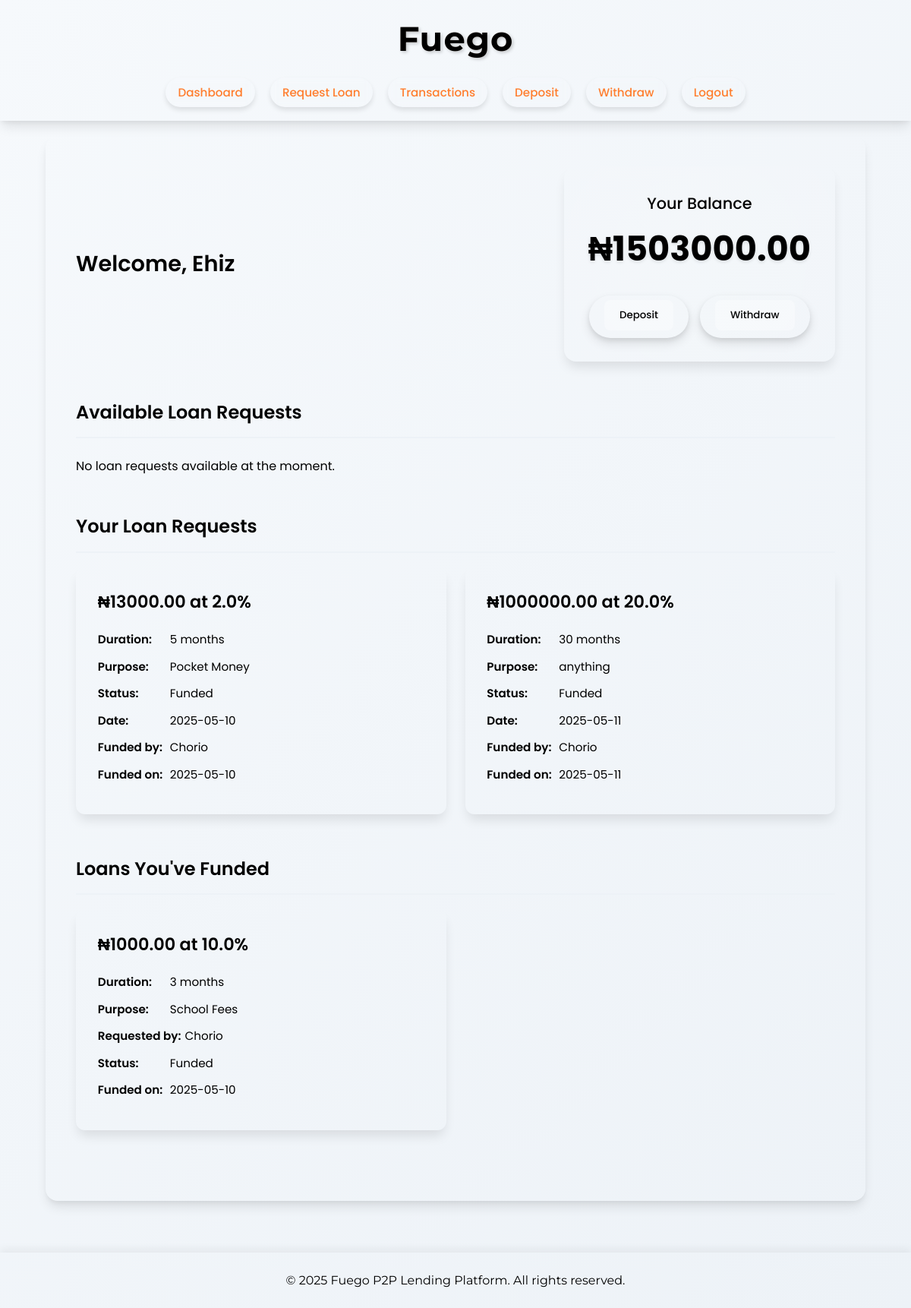
Page /dashboard (signed in) on the committed database.
### app.py (models this page shows)
class User(db.Model):  # Changed from lowercase 'user' to 'User'
    id = db.Column(db.Integer, primary_key=True)
    username = db.Column(db.String(100), unique=True, nullable=False)
    email = db.Column(db.String(120), unique=True, nullable=False)
    password_hash = db.Column(db.String(200), nullable=False)
    balance = db.Column(db.Float, default=0.00)
    created_at = db.Column(db.DateTime, default=datetime.utcnow)
    loans_requested = db.relationship('Loan', backref='requester', lazy=True,
                                    foreign_keys='Loan.requester_id')
    loans_funded = db.relationship('Loan', backref='funder', lazy=True,
                                foreign_keys='Loan.funder_id')
    transactions = db.relationship('Transaction', backref='user', lazy=True)

class Loan(db.Model):
    id = db.Column(db.Integer, primary_key=True)
    amount = db.Column(db.Float, nullable=False)
    interest_rate = db.Column(db.Float, nullable=False)
    duration_months = db.Column(db.Integer, nullable=False)
    purpose = db.Column(db.Text, nullable=False)
    status = db.Column(db.String(20), default='pending')  # pending, funded, repaid, defaulted
    requester_id = db.Column(db.Integer, db.ForeignKey('user.id'), nullable=False)
    funder_id = db.Column(db.Integer, db.ForeignKey('user.id'), nullable=True)
    created_at = db.Column(db.DateTime, default=datetime.utcnow)
    funded_at = db.Column(db.DateTime)
    transactions = db.relationship('Transaction', backref='loan', lazy=True)

### app.py (the view)
    @app.route('/dashboard')
    def dashboard():
        if 'user_id' not in session:
            flash('Please log in to access this page', 'danger')
            return redirect(url_for('login'))
        current_user = User.query.get(session['user_id'])
        loan_requests = Loan.query.filter_by(status='pending').all()
        my_loan_requests = Loan.query.filter_by(requester_id=current_user.id).all()
        my_funded_loans = Loan.query.filter_by(funder_id=current_user.id).all()
        return render_template('dashboard.html',
                              user=current_user,
                              loan_requests=loan_requests,
                              my_loan_requests=my_loan_requests,
                              my_funded_loans=my_funded_loans)

### templates/dashboard.html
{% extends 'base.html' %}
{% block content %}
<div class="dashboard">
    <div class="dashboard-header">
        <h2>Welcome, {{ user.username }}</h2>
        <div class="balance-card">
            <h3>Your Balance</h3>
            <p class="balance-amount">₦{{ "%.2f"|format(user.balance) }}</p>
            <div class="balance-actions">
                <a href="{{ url_for('deposit') }}" class="btn btn-small"><button>Deposit</button></a>
                <a href="{{ url_for('withdraw') }}" class="btn btn-small"><button>Withdraw</button></a>
            </div>
        </div>
    </div>
    <div class="dashboard-section">
        <h3>Available Loan Requests</h3>
        {% if loan_requests %}
        <div class="loan-requests">
            {% for loan in loan_requests %}
            {% if loan.requester_id != user.id %}
            <div class="loan-card">
                <div class="loan-details">
                    <h4>₦{{ "%.2f"|format(loan.amount) }} at {{ loan.interest_rate }}%</h4>
                    <p><strong>Duration:</strong> {{ loan.duration_months }} months</p>
                    <p><strong>Purpose:</strong> {{ loan.purpose }}</p>
                    <p><strong>Requested by:</strong> {{ loan.requester.username }}</p>
                    <p><strong>Date:</strong> {{ loan.created_at.strftime('%Y-%m-%d') }}</p>
                </div>
                <div class="loan-actions">
                    <a href="{{ url_for('fund_loan', loan_id=loan.id) }}" class="btn btn-primary"><button>Fund This Loan</button></a>
                </div>
            </div>
            {% endif %}
            {% endfor %}
        </div>
        {% else %}
        <p>No loan requests available at the moment.</p>
        {% endif %}
    </div>
    <div class="dashboard-section">
        <h3>Your Loan Requests</h3>
        {% if my_loan_requests %}
        <div class="loan-requests">
            {% for loan in my_loan_requests %}
            <div class="loan-card">
                <div class="loan-details">
                    <h4>₦{{ "%.2f"|format(loan.amount) }} at {{ loan.interest_rate }}%</h4>
                    <p><strong>Duration:</strong> {{ loan.duration_months }} months</p>
                    <p><strong>Purpose:</strong> {{ loan.purpose }}</p>
                    <p><strong>Status:</strong> {{ loan.status.title() }}</p>
                    <p><strong>Date:</strong> {{ loan.created_at.strftime('%Y-%m-%d') }}</p>
                    {% if loan.funder %}
                    <p><strong>Funded by:</strong> {{ loan.funder.username }}</p>
                    <p><strong>Funded on:</strong> {{ loan.funded_at.strftime('%Y-%m-%d') }}</p>
                    {% endif %}
                </div>
            </div>
            {% endfor %}
        </div>
        {% else %}
        <p>You haven't made any loan requests yet.</p>
        {% endif %}
    </div>
    <div class="dashboard-section">
        <h3>Loans You've Funded</h3>
        {% if my_funded_loans %}
        <div class="loan-requests">
            {% for loan in my_funded_loans %}
            <div class="loan-card">
                <div class="loan-details">
                    <h4>₦{{ "%.2f"|format(loan.amount) }} at {{ loan.interest_rate }}%</h4>
                    <p><strong>Duration:</strong> {{ loan.duration_months }} months</p>
                    <p><strong>Purpose:</strong> {{ loan.purpose }}</p>
                    <p><strong>Requested by:</strong> {{ loan.requester.username }}</p>
                    <p><strong>Status:</strong> {{ loan.status.title() }}</p>
                    <p><strong>Funded on:</strong> {{ loan.funded_at.strftime('%Y-%m-%d') }}</p>
                </div>
            </div>
            {% endfor %}
        </div>
        {% else %}
        <p>You haven't funded any loans yet.</p>
        {% endif %}
    </div>
</div>
{% endblock %}

### templates/base.html (shortened to what this page needs)
<!DOCTYPE html>
<html lang="en">
<head>
    <link rel="stylesheet" href="{{ url_for('static', filename='styles.css') }}">
</head>
<body>
    <header>
        <div class="logo">
            <h1>Fuego</h1>
        </div>
        <nav>
            {% if 'user_id' in session %}
            <ul>
                <li><a href="{{ url_for('dashboard') }}"><button>Dashboard</button></a></li>
                <li><a href="{{ url_for('request_loan') }}"><button>Request Loan</button></a></li>
                <li><a href="{{ url_for('transactions') }}"><button>Transactions</button></a></li>
                <li><a href="{{ url_for('deposit') }}"><button>Deposit</button></a></li>
                <li><a href="{{ url_for('withdraw') }}"><button>Withdraw</button></a></li>
                <li><a href="{{ url_for('logout') }}"><button>Logout</button></a></li>
            </ul>
            {% else %}
            <ul>
                <li><a href="{{ url_for('login') }}"><button>Login</button></a></li>
                <li><a href="{{ url_for('signup') }}"><button>Sign Up</button></a></li>
            </ul>
            {% endif %}
        </nav>
    </header>
    <main>
        <div class="container">
            {% block content %}{% endblock %}
        </div>
    </main>
    <footer>
        <p>&copy; 2025 Fuego P2P Lending Platform. All rights reserved.</p>
    </footer>
</body>
</html>

### rows in the picture
User: username "Ehiz", balance "1503000.00"
Loan: amount "13000.00", interest_rate "2.0", duration_months "5", purpose "Pocket Money", status "Funded", created_at "2025-05-10", funder.username "Chorio", funded_at "2025-05-10"
Loan: amount "1000000.00", interest_rate "20.0", duration_months "30", purpose "anything", status "Funded", created_at "2025-05-11", funder.username "Chorio", funded_at "2025-05-11"
Loan: amount "1000.00", interest_rate "10.0", duration_months "3", purpose "School Fees", requester.username "Chorio", status "Funded", funded_at "2025-05-10"
